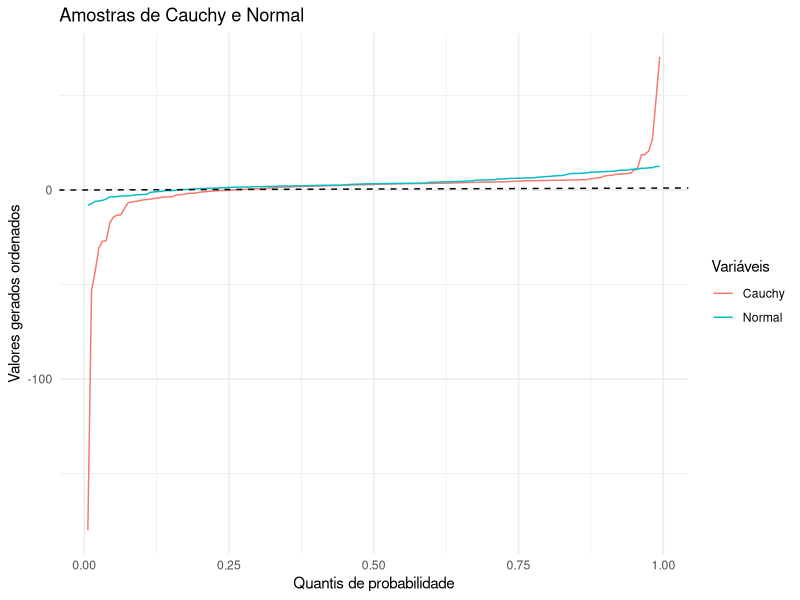

R code for this plot:
library(ggplot2)
# Set the seed for reproducibility
set.seed(1544)

# Define the sample size
n <- 157

# Generate Cauchy sample
cauchy_sample <- rcauchy(n, location = 3.2, scale = 2)
sorted_cauchy_sample <- sort(cauchy_sample)

# Generate Normal sample
normal_sample <- rnorm(n, mean = 3.3, sd = 4)
sorted_normal_sample <- sort(normal_sample)

# Calculate quantiles
quantiles <- (1:n) / (n + 1)

# Create data frames
cauchy_data <- data.frame(Quantile = quantiles, Value = sorted_cauchy_sample)
normal_data <- data.frame(Quantile = quantiles, Value = sorted_normal_sample)

# Save plot to a PDF file
pdf(file = "/Users/pimpao/Library/CloudStorage/OneDrive-Personal/Code/R/Projeto PE 22_23/pergunta_8/Rplot.pdf", width = 10, height = 10)

# Generate the plot
ggplot() +
  geom_line(data = cauchy_data, aes(x = Quantile, y = Value, color = "Cauchy"), linetype = "solid") +
  geom_line(data = normal_data, aes(x = Quantile, y = Value, color = "Normal"), linetype = "solid") +
  geom_abline(intercept = 0, slope = 1, linetype = "dashed") +
  labs(
    x = "Quantis de probabilidade", y = "Valores gerados ordenados",
    title = "Amostras de Cauchy e Normal"
  ) +
  theme_minimal() +
  guides(color = guide_legend(title = "Variáveis"))

# Close the PDF device
dev.off()
